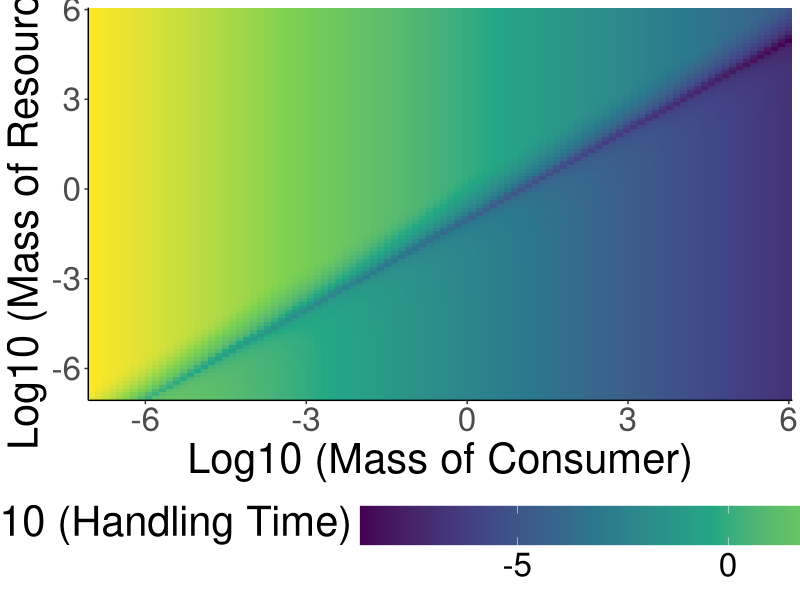
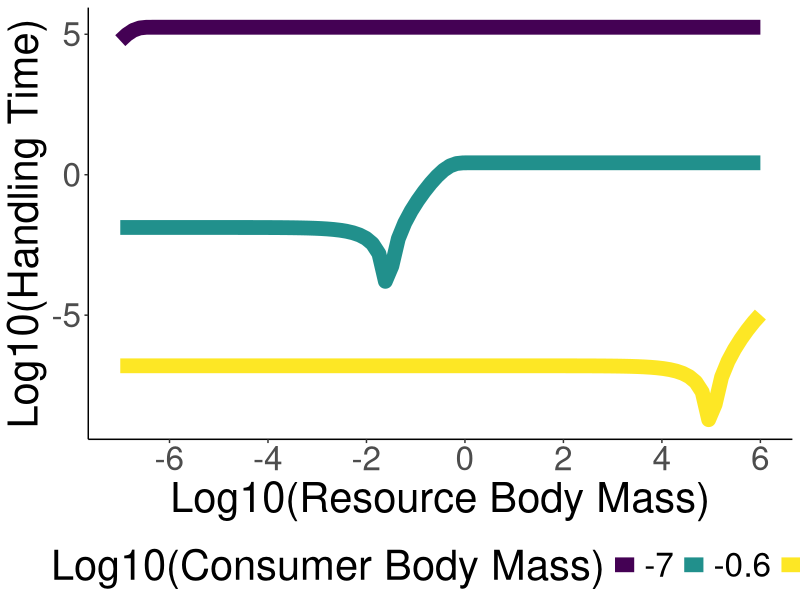
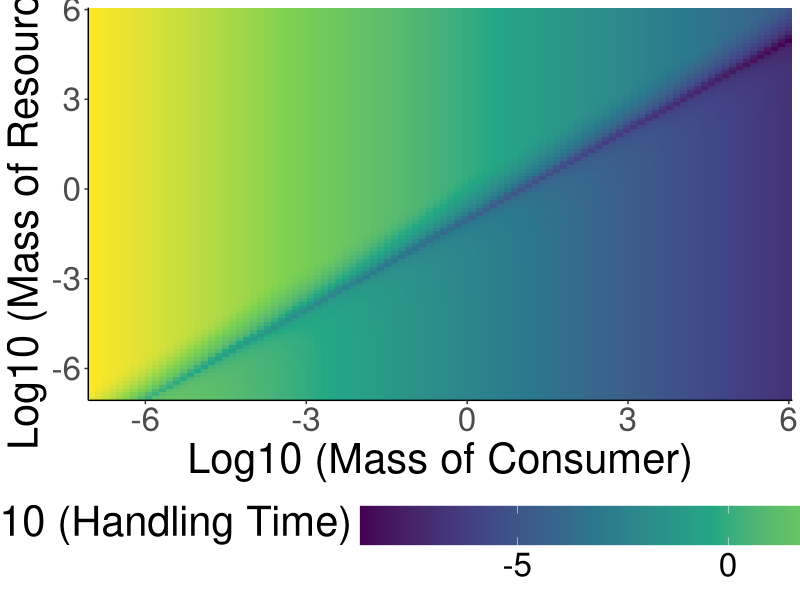
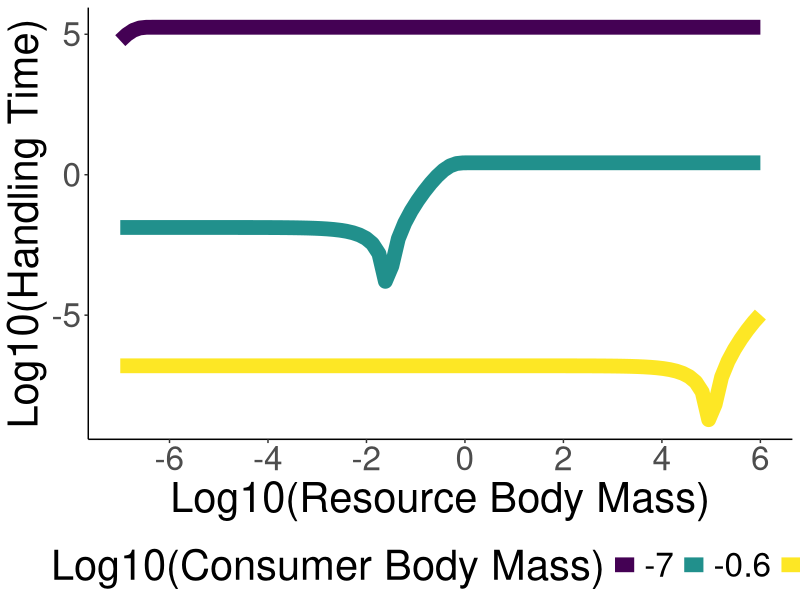

These charts were generated, in order, by the following R code:
#######################################
## Plot handling time changes with mass
#######################################

library(tidyverse)

gpath = "/home/ben/Documents/TangledMT/Paper/Figures/"
setwd(gpath)

H0 = 1
B = 0.75
Rp = 0.1
a = 1
c = 1
P0 = 1 ## Temperature constant (vary by taxa)
k = 8.6173*(10^-5) ## Boltzmann constant
T0 = 293.15 ## 0 celsius in Kelvin
E = 0 ## Activation energy

temp = 20 ## teperatures in celsius
masses = seq(log10(0.0000001), log10(1000000), length.out = 100)
masses = 10^masses
masses = expand.grid(masses, masses, temp) %>% rename("mi" = 1, "mj" = 2, "T" = 3)

calculateHandling = function(mi, mj, T) {

    Hij = H0*(mi^(-B))*(1-(a*exp(-(((mj/mi) - Rp)^2)/2*(c)^2)))*(P0)*(exp(1)^(-E/(k*(T + T0))))

    return(Hij)

}

masses = masses %>% mutate(Hij = calculateHandling(mi, mj, T))

ggplot(masses, aes(log10(mi),log10(mj), fill = log10(Hij))) +
    geom_raster() +
    theme_classic() +
    scale_fill_viridis_c() +
    labs(x = "Log10 (Mass of Consumer)", y = "Log10 (Mass of Resource)", fill = "Log10 (Handling Time)") +
    theme(text = element_text(size = 30)) +
    scale_y_continuous(expand = c(0, 0)) +
    scale_x_continuous(expand = c(0, 0)) +
    theme(legend.position = "bottom",
    legend.key.size = unit(1, 'cm'), #change legend key size
    legend.key.height = unit(1, 'cm'), #change legend key height
    legend.key.width = unit(3, 'cm'),
    legend.title = element_text(vjust = 1))

ggsave(filename = "handlingTime.png", width = 10, height = 10)

## Plot figure with 3 different consumer masses
masses = masses %>% filter(mi %in% c(min(masses$mi), masses[nrow(masses)/2, ]$mj, max(masses$mi))) %>%
    mutate(label = case_when(mi == min(masses$mi) ~ "Small Consumer", mi == masses[nrow(masses)/2, ]$mj ~ "Medium Consumer",
    mi == max(masses$mi) ~ "Large Consumer"))

handlingTime = ggplot(masses, aes(log10(mj), log10(Hij), col = as.factor(round(log10(mi), 1)))) +
    geom_line(linewidth = 5) +
    theme_classic() +
    labs(x = "Log10(Resource Body Mass)", y = "Log10(Handling Time)", col = "Log10(Consumer Body Mass)") +
    theme(strip.background = element_blank(),
    strip.text.x = element_blank(),
    text = element_text(size = 30),
    legend.position = "bottom") +
    scale_x_continuous(n.breaks = 8) +
    scale_colour_viridis_d()

handlingTime

ggsave(filename = "indHandlingTime.png", plot = handlingTime,  width = 18, height = 10)
